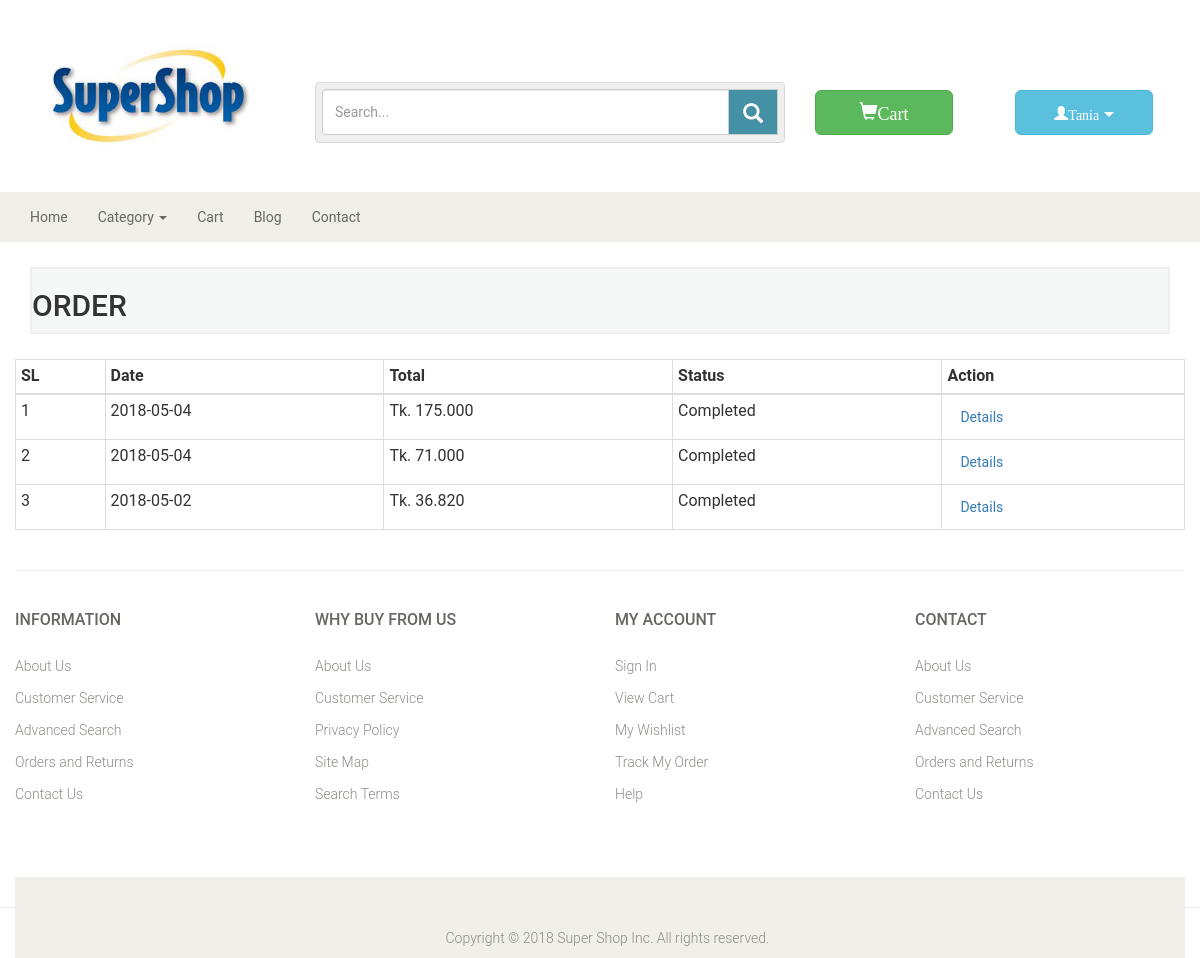
The app's page /vieworder.php (signed in) with its own data.
### tables this page shows
CREATE TABLE `customerorder` (
  `orderId` int(11) NOT NULL,
  `custId` int(11) NOT NULL,
  `orderStatus` tinyint(4) NOT NULL,
  `amount` float(10,3) NOT NULL,
  `orderDate` date NOT NULL
);

### Classes/Order.php (called while the page is built, shortened)
<?php
    class Order{
     public $uhost = DB_HOST;
     public $uuser = DB_USER;
     public $upass = DB_PASS;
     public $udb   = DB_NAME;
     private $conn;
        function __construct(){
            $this -> conn = mysqli_connect($this -> uhost, $this -> uuser, $this -> upass, $this -> udb);
        }
        public function getOrderByCust($cid){
            $this -> sql = "SELECT * FROM customerorder WHERE custId = '$cid' ORDER BY orderId DESC;";
            $this -> res = mysqli_query($this -> conn, $this -> sql);
                return $this -> res;
        }
    }
    ?>

### vieworder.php (the view, shortened to what this page needs)
<?php
include_once('Library/header.php');
include('Classes/Order.php');
$order    = new Order();
if(isset( $_SESSION['custId'])){
     $cId =  $_SESSION['custId'];
}
$getCor = $order -> getOrderByCust($cId);
?>
<div class="container">
    <div class="new_pro">
        <h2>ORDER</h2>
    </div>
    <div class="row">
        <div class="table-responsive">
            <table class="table table-bordered table-condensed">
                <thead>
                    <th>SL</th>
                    <th>Date</th>
                    <th>Total</th>
                    <th>Status</th>
                    <th>Action</th>
                </thead>
                <tbody>
                        <?php
                        if(isset($getCor)){
                            $i = 0;
                            while($value = $getCor -> fetch_assoc()){
                                $i++;
                    ?>
                    <tr>
                        <td><?php echo $i; ?></td>
                        <td><?php echo $value['orderDate']; ?></td>
                        <td>Tk. <?php echo $value['amount']; ?></td>
                        <td><?php if($value['orderStatus']==0) echo "processing"; else echo "Completed"; ?></td>
                        <td><a href="orderdetails.php?oid=<?php echo $value['orderId']; ?>" class="btn btn-link" >Details</a></td>
                    </tr>
                    <?php }} ?>
                </tbody>
            </table>
        </div>
    </div>
</div>
<?php
include_once('Library/footer.php');
?>

### css/custom.css (style rules this page uses)
body { font-family: 'Roboto', sans-serif; }
.new_pro { background-color: #F6F8F8; border: 2px solid #eee; margin-top: 25px; margin-bottom: 25px; }

### records on screen
customerorder: orderDate "2018-05-04", amount "175.000", orderStatus "Completed"
customerorder: orderDate "2018-05-04", amount "71.000", orderStatus "Completed"
customerorder: orderDate "2018-05-02", amount "36.820", orderStatus "Completed"

### other values on screen
$_SESSION['custName'] "Tania"
